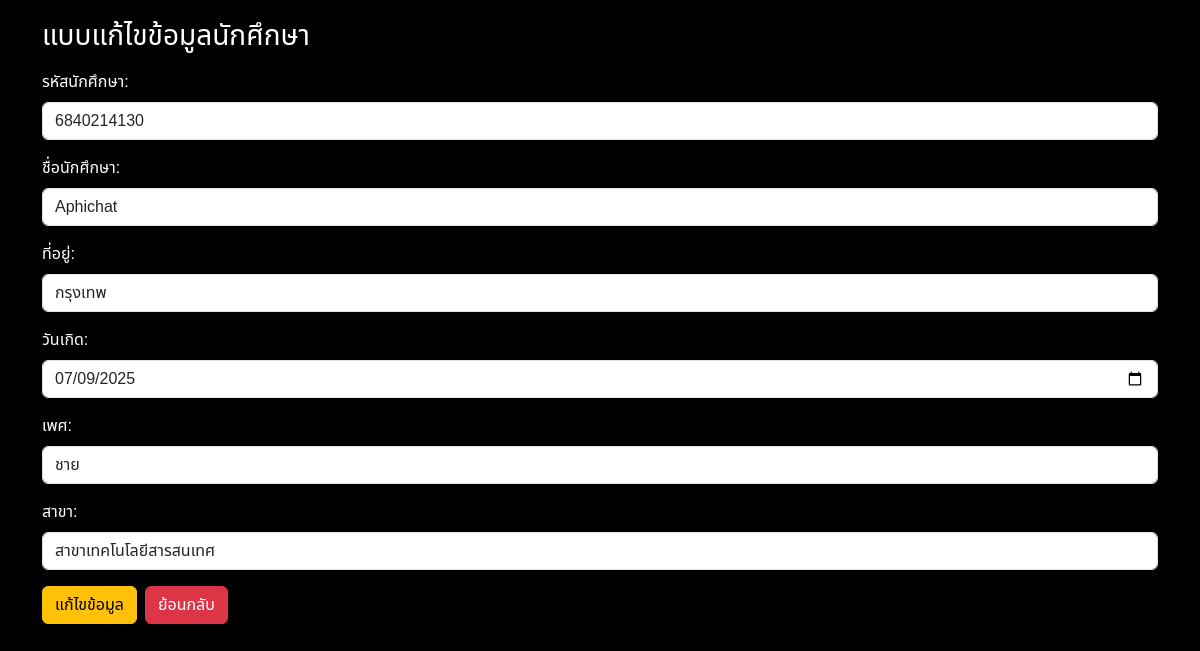
The app's page /editstd.php?std_di=6840214130 with its own data.
### tables this page shows
CREATE TABLE `tbl_student` (
  `std_di` char(10) NOT NULL COMMENT 'รหัสนักศึกษา',
  `std_name` char(200) DEFAULT NULL COMMENT 'ชื่อนักศึกษา',
  `std_address` varchar(400) DEFAULT NULL COMMENT 'ที่อยู่',
  `std_birth` date DEFAULT NULL COMMENT 'วันเกิด',
  `std_gender` char(10) DEFAULT NULL COMMENT 'เพศ',
  `major_id` int(5) DEFAULT NULL COMMENT 'รหัสสาขา'
);

### editstd.php (the view, shortened to what this page needs)
<?php
require_once 'connectdb.php';
$std_id = $_GET["std_di"];
$sqledit = "SELECT * FROM tbl_student WHERE std_di = '$std_id'";
$result = mysqli_query($conn, $sqledit) or die('sql ผิด');
$rowstd = mysqli_fetch_assoc($result);
?>
<!DOCTYPE html>
<html lang="en">
<head>
    <link href="https://cdn.jsdelivr.net/npm/bootstrap@5.3.3/dist/css/bootstrap.min.css" rel="stylesheet">
</head>
<body>
    <div class="container">
        <div class="row">
            <div class="col-sm-12">
                <h3>แบบแก้ไขข้อมูลนักศึกษา</h3>
                <form action="ีupdate.php" method="post">
                    <div class="mb-3 mt-3">
                        <label for="std_id" class="form-label">รหัสนักศึกษา:</label>
                        <input type="text" class="form-control" id="std_id" name="std_id" value="<?php echo $rowstd['std_di']; ?>" readonly>
                    </div>
                     <div class="mb-3 mt-3">
                        <label for="std_name" class="form-label">ชื่อนักศึกษา:</label>
                        <input type="text" class="form-control" id="std_name" name="std_name" value="<?php echo $rowstd['std_name']; ?>">
                    </div>
                    <div class="mb-3 mt-3">
                        <label for="std_address" class="form-label">ที่อยู่:</label>
                        <input type="text" class="form-control" id="std_address" name="std_address" value="<?php echo $rowstd['std_address']; ?>">
                    </div>
                    <div class="mb-3 mt-3">
                        <label for="std_birth" class="form-label">วันเกิด:</label>
                        <input type="date" class="form-control" id="std_birth" name="std_birth" value="<?php echo $rowstd['std_birth']; ?>">
                    </div>
                    <div class="mb-3 mt-3">
                        <label for="std_gender" class="form-label">เพศ:</label>
                        <select name="std_gender" id="std_gender" class="form-control">
                            <option value="ชาย" <?php if($rowstd["std_gender"] == 'ชาย') echo "selected";?>>ชาย</option>
                        </select>
                    </div>
                    <div class="mb-3 mt-3">
                        <label for="major_id" class="form-label">สาขา:</label>
                        <select name="major_id" id="major_id" class="form-control">
                            <?php
                                $sql = "SELECT * FROM tbl_major";
                                $result = mysqli_query($conn,$sql) or die("sql ผิด");
                                while($row = mysqli_fetch_assoc($result)) {
                                    if($row["major_id"] == $rowstd["major_id"]) {
                                        echo "<option value='".$row["major_id"]."' selected>".$row["major_name"]."</option>";
                                    }else{
                                        echo "<option value='".$row["major_id"]."'>".$row["major_name"]."</option>";
                                    }
                                }
                            ?>
                        </select>
                    </div>
                    <div class="d-flex gap-2">
                        <button type="submit" class="btn btn-warning">แก้ไขข้อมูล</button>
                        <a href="searchstd.php" class="btn btn-danger">ย้อนกลับ</a>
                    </div>
                </form>
            </div>
        </div>
    </div>
</body>
</html>

### editstd.php (style rules this page uses)
body { font-family: Arial, sans-serif; margin: 20px; background-color: #000000; font-family: "Noto Sans Thai", sans-serif; font-optical-sizing: auto; color: #ffffff; }

### records on screen
tbl_student: std_id "6840214130", std_name "Aphichat", std_address "กรุงเทพ", std_birth "07/09/2025", std_gender "ชาย"

### other values on screen
form field major_id "สาขาเทคโนโลยีสารสนเทศ"
